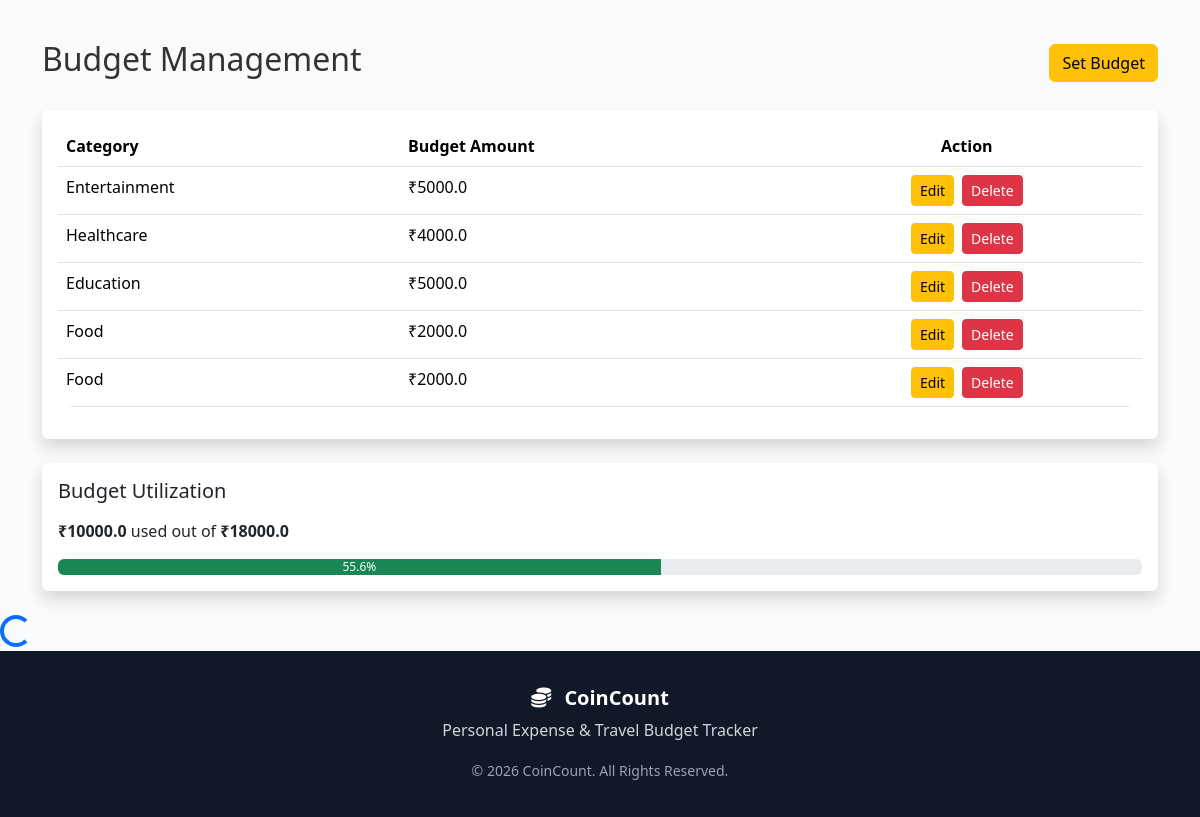
Screenshot of /budget (signed in) with the database file from the repository.
### tables this page shows
CREATE TABLE budgets(
    budget_id INTEGER PRIMARY KEY AUTOINCREMENT,
    user_id INTEGER,
    category TEXT,
    budget_amount REAL
);

### app.py (the view, shortened to what this page needs)
@app.route('/budget', methods=['GET', 'POST'])
def budget():
    if 'user_id' not in session:
        return redirect(url_for('login'))
    conn = get_db()
    try:
        budgets = conn.execute(
            '''
            SELECT *
            FROM budgets
            WHERE user_id=?
            ''',
            (session['user_id'],)
        ).fetchall()
        total_budget = conn.execute(
            '''
            SELECT IFNULL(SUM(budget_amount),0)
            FROM budgets
            WHERE user_id=?
            ''',
            (session['user_id'],)
        ).fetchone()[0]
        total_expense = conn.execute(
            '''
            SELECT IFNULL(SUM(amount),0)
            FROM expenses
            WHERE user_id=?
            ''',
            (session['user_id'],)
        ).fetchone()[0]
        if total_budget > 0:
            utilization = round(
                (total_expense / total_budget) * 100,
                1
            )
        else:
            utilization = 0
    except Exception as e:
        flash(f"Error fetching budgets: {str(e)}", "danger")
        budgets = []
        total_budget = 0
        total_expense = 0
        utilization = 0
    finally:
        conn.close()
    return render_template(
        'budget.html',
        budgets=budgets,
        utilization=utilization,
        total_budget=total_budget,
        total_expense=total_expense
    )

### app.py (called while the page is built)
def get_db():
    conn = sqlite3.connect(DATABASE)
    conn.row_factory = sqlite3.Row
    return conn

### templates/budget.html (shortened to what this page needs)
{% extends 'base.html' %}
{% block content %}
<div class="container py-4">
    <div class="d-flex justify-content-between align-items-center">
        <h2>Budget Management</h2>
        <button class="btn btn-warning"
                data-bs-toggle="modal"
                data-bs-target="#budgetModal">
            Set Budget
        </button>
    </div>
    <div class="card shadow border-0 mt-4">
        <div class="card-body">
            <table class="table table-hover">
                <thead>
                    <tr>
                        <th>Category</th>
                        <th>Budget Amount</th>
                        <th class="text-center">Action</th>
                    </tr>
                </thead>
                <tbody>
                {% for budget in budgets %}
                <tr>
                    <td>{{ budget.category }}</td>
                    <td>₹{{ budget.budget_amount }}</td>
                    <td>
                        <div class="d-flex justify-content-center gap-2">
                            <a href="/edit_budget/{{ budget.budget_id }}"
                               class="btn btn-warning btn-sm">
                                Edit
                            </a>
                            <a href="/delete_budget/{{ budget.budget_id }}"
                               class="btn btn-danger btn-sm"
                               onclick="return confirm('Delete this budget?')">
                                Delete
                            </a>
                        </div>
                    </td>
                </tr>
                {% endfor %}
                </tbody>
            </table>
        </div>
    </div>
    <div class="card shadow border-0 mt-4">
        <div class="card-body">
            <h5>Budget Utilization</h5>
            <p class="mt-3">
                <strong>₹{{ total_expense }}</strong>
                used out of
                <strong>₹{{ total_budget }}</strong>
            </p>
            <div class="progress">
                <div class="progress-bar bg-success"
                     role="progressbar"
                     data-width="{{ utilization }}">
                    {{ utilization }}%
                </div>
            </div>
        </div>
    </div>
</div>
{% endblock %}

### templates/base.html (shortened to what this page needs)
<!DOCTYPE html>
<html lang="en">
<head>
    <link href="https://cdn.jsdelivr.net/npm/bootstrap@5.3.3/dist/css/bootstrap.min.css"
          rel="stylesheet">
    <link rel="stylesheet"
          href="https://cdnjs.cloudflare.com/ajax/libs/font-awesome/6.5.2/css/all.min.css">
    <link rel="stylesheet"
          href="{{ url_for('static', filename='css/style.css') }}">
    <link rel="stylesheet"
          href="{{ url_for('static', filename='css/dashboard.css') }}">
</head>
<body>
    {% block content %}
    {% endblock %}
    <div id="loader">
        <div class="spinner-border text-primary"
             role="status">
        </div>
    </div>
    <footer class="footer text-center">
        <div class="container">
            <h5>
                <i class="fas fa-coins me-2"></i>
                CoinCount
            </h5>
            <p>
                Personal Expense &
                Travel Budget Tracker
            </p>
            <small>
                © 2026 CoinCount.
                All Rights Reserved.
            </small>
        </div>
    </footer>
</body>
</html>

### static/css/style.css (style rules this page uses)
html, body { height:100%; }
body { display:flex; flex-direction:column; min-height:100vh; font-family:'Segoe UI',sans-serif; background:#f5f7fb; color:#333; }
.table { background:white; border-radius:15px; overflow:hidden; }
.footer { margin-top:auto; background:#111827; color:white; padding:30px 0; text-align:center; }
.footer h5 { color:white; font-weight:700; }
.footer p { color:#d1d5db; }
.footer small { color:#9ca3af; }

### static/css/dashboard.css (style rules this page uses)
body { background:#f8fafc; overflow-x:hidden; font-family:'Segoe UI',sans-serif; }
.footer { background:#111827; color:white; padding:35px; text-align:center; }
.footer h5 { color:white; }
.footer p { color:#d1d5db; }
.footer small { color:#9ca3af; }

### rows the page displays
budgets: category "Entertainment", budget_amount "5000.0"
budgets: category "Healthcare", budget_amount "4000.0"
budgets: category "Education", budget_amount "5000.0"
budgets: category "Food", budget_amount "2000.0"
budgets: category "Food", budget_amount "2000.0"

### other values shown
{{ total_expense }} "10000.0"
{{ total_budget }} "18000.0"
{{ utilization }} "55.6"
